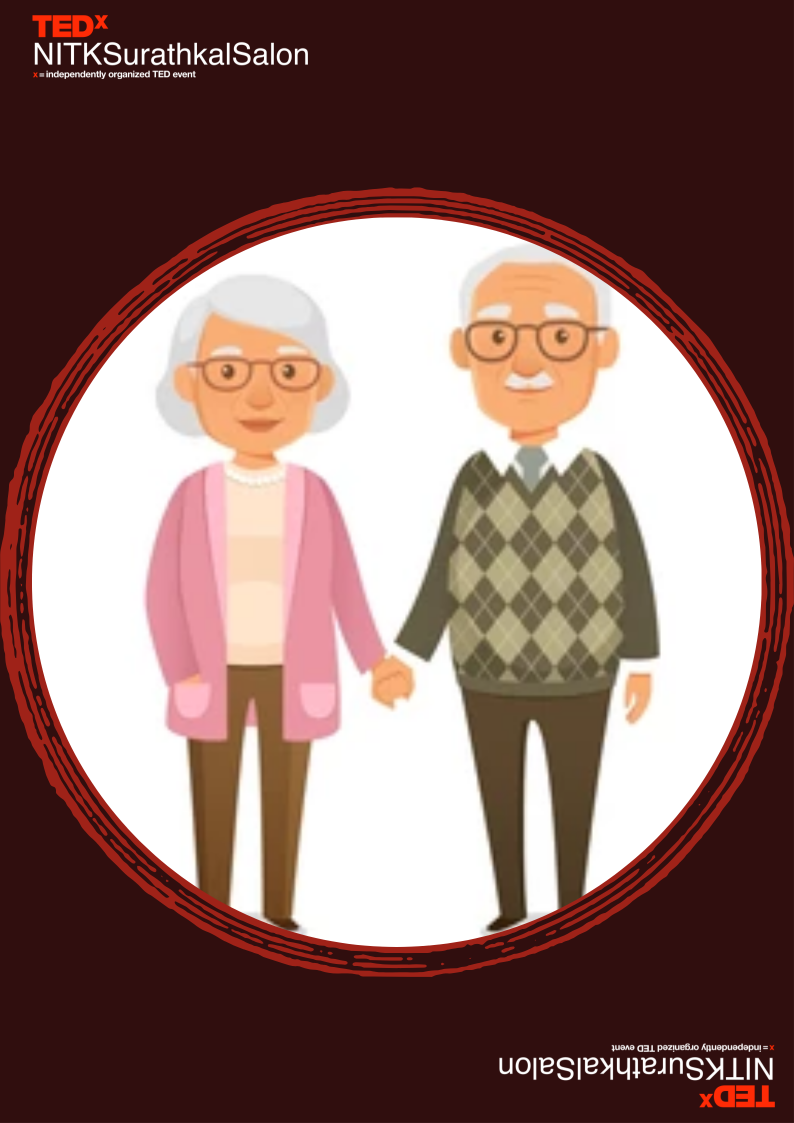
#> input picture 11.png, 1587 x 2245 px (shown at 1/2 size)
$ python image.py ../11.png   (older library calls are emulated)
#> lines starting #> are read from the running program, lines starting #| are printed output that depends on the picture; long printed decimals are rounded
#!/usr/bin/python2

from PIL import Image
from os import walk
from os import listdir
from os.path import isfile, join
from sys import argv

#files_list = [f for f in listdir(".") if isfile(join(".", f))]
#print(files_list)

max_height = 500

if len(argv) != 2:
    print("Incorrect usage: %s <filename>" %(argv[0]))
    exit()

file_name = argv[1]

with Image.open(file_name) as img:
#> img is the input picture: PIL image 1587x2245 RGB; mean R, G, B 137.4, 105.7, 100
	width,height = img.size
#> width = 1587; height = 2245
	print(str(width) + " " + str(height))
#| 1587 2245

	if height > max_height:
		new_width = ((int)((width*1.0/height)*max_height))
#> new_width = 353
		print(width/height)
#| 0.7069
		img = img.resize((new_width,max_height), Image.ANTIALIAS)
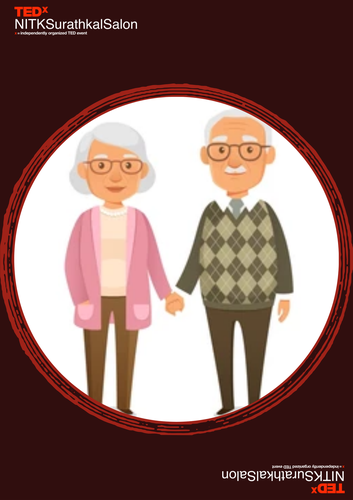
#> img: PIL image 353x500 RGB; mean R, G, B 137.3, 105.7, 100

	width,height = img.size
#> width = 353; height = 500
	print(str(width) + " " + str(height))
#| 353 500

	img.save(file_name, optimize=True, quality=75)

$ run again, on island.png
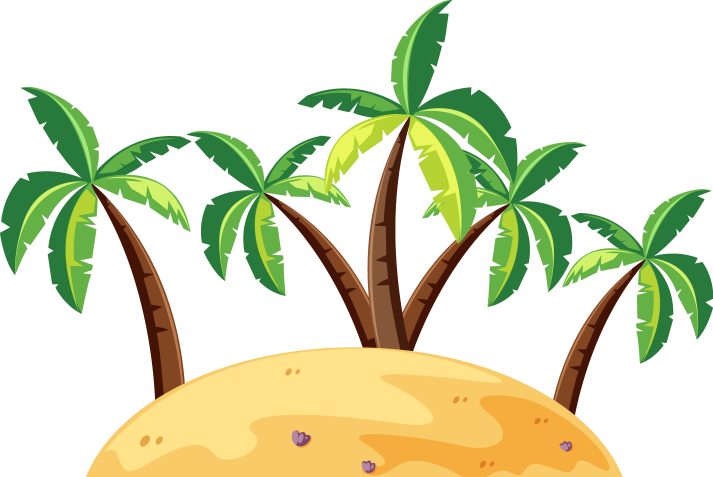
#> input picture island.png, 1426 x 954 px (shown at 1/2 size)
#> img is the input picture: PIL image 1426x954 RGBA; mean R, G, B, A 215.8, 218.9, 185.5, 98.8
#| 1426 954
#| 1.495
#> `img = img.resize((new_width,max_height), Image.ANTIALIAS)`:
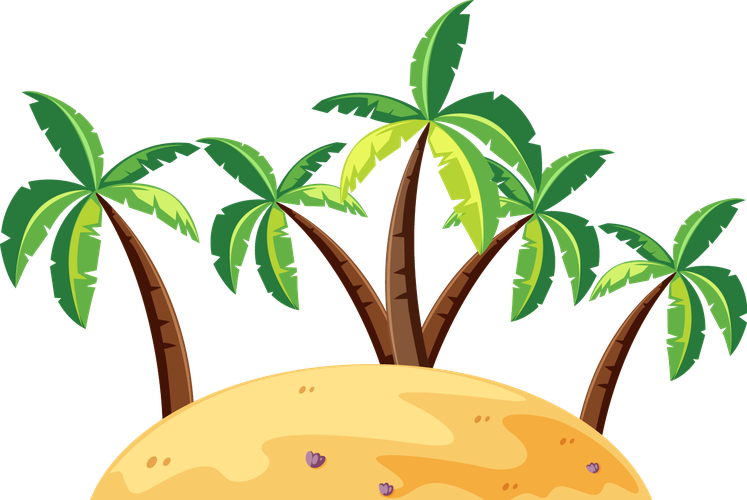
#> img: PIL image 747x500 RGBA; mean R, G, B, A 63.6, 67.9, 32, 98.8; transparent parts drawn white
#| 747 500
